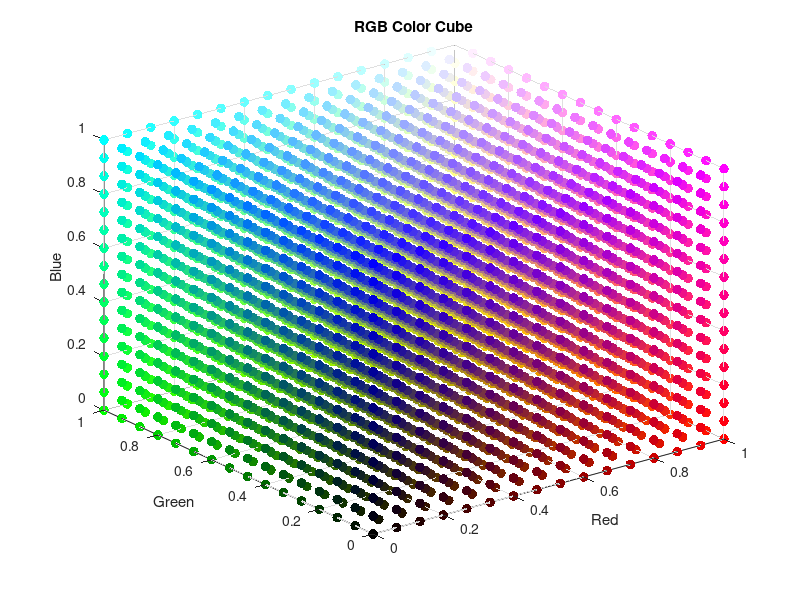

This chart was generated by the following MATLAB code:
% Generate RGB values for the color cube
n = 16; % Number of divisions along each axis, use a power of 2.
[red, green, blue] = meshgrid(linspace(0, 1, n), linspace(0, 1, n), linspace(0, 1, n));

% Reshape RGB values into column vectors
red = red(:);
green = green(:);
blue = blue(:);

% Plot the color cube
scatter3(red, green, blue, 50, [red, green, blue], 'filled');
xlabel('Red');
ylabel('Green');
zlabel('Blue');
title('RGB Color Cube');
axis([0 1 0 1 0 1]); % Set axis limits to [0, 1] for each color channel
